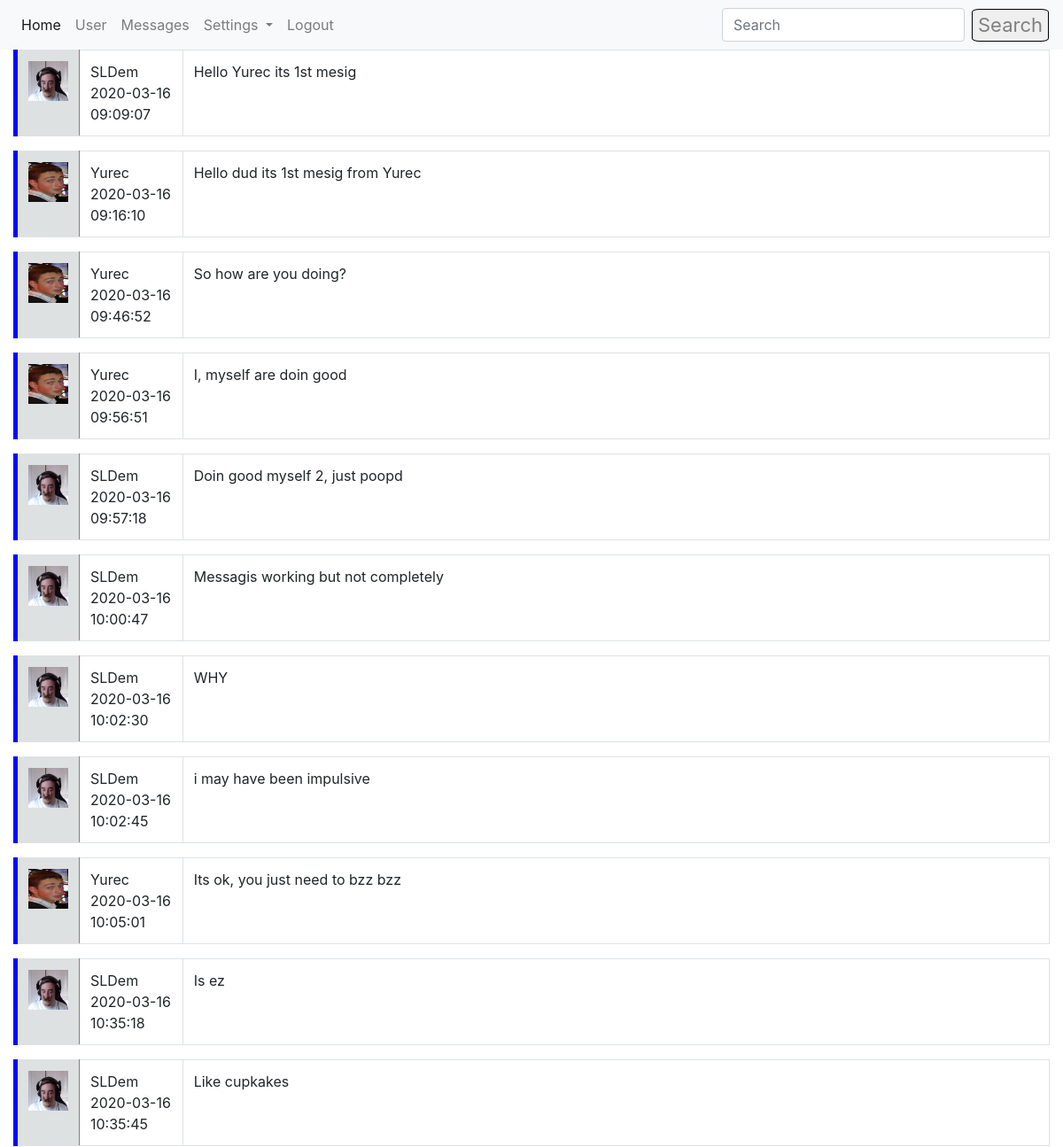
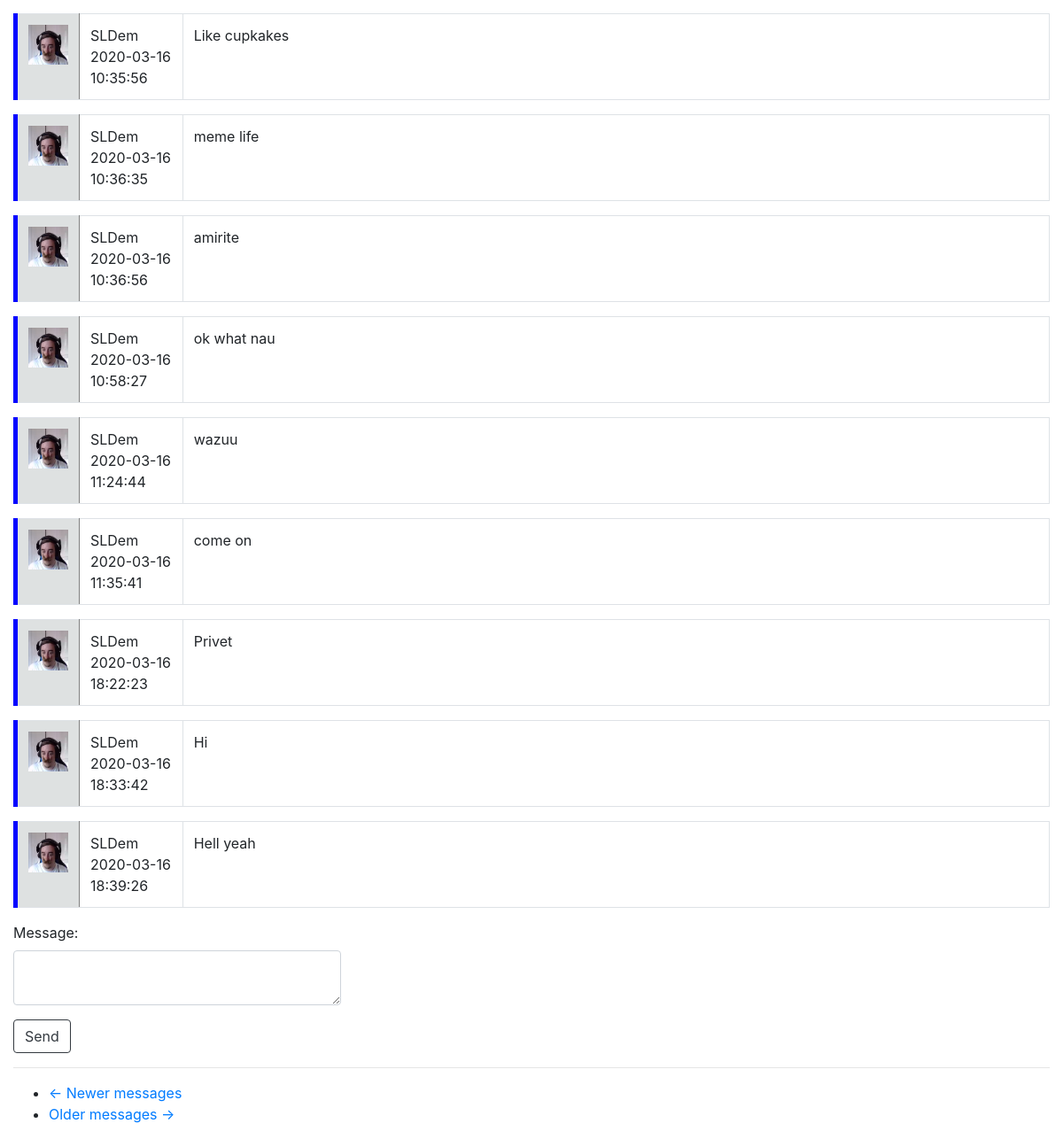
The page /private_messages/Yurec (signed in) on the database its author committed (2 pictures, top to bottom).
### app/models.py (models this page shows, shortened)
class Message(db.Model):
    id = db.Column(db.Integer, primary_key=True)
    sender_id = db.Column(db.Integer, db.ForeignKey('user.id'))
    recipient_id = db.Column(db.Integer, db.ForeignKey('user.id'))
    body = db.Column(db.String(140))
    timestamp = db.Column(db.DateTime, index=True, default=datetime.utcnow)

class User(UserMixin, db.Model):
    id = db.Column(db.Integer, primary_key=True)
    username = db.Column(db.String(64), index=True, unique=True)
    email = db.Column(db.String(124), index=True, unique=True)
    password_hash = db.Column(db.String(128))
    about_me = db.Column(db.String(1024))
    last_seen = db.Column(db.DateTime, default=datetime.utcnow())
    avatar_set = db.Column(db.Boolean, default=False)
    posts = db.relationship("Post", backref='author', lazy='dynamic')
    comments = db.relationship("Comment", backref='commenter', lazy='dynamic')
    followed = db.relationship(
        'User', secondary=followers,
        primaryjoin=(followers.c.follower_id == id),
        secondaryjoin=(followers.c.followed_id == id),
        backref=db.backref('followers', lazy='dynamic'), lazy='dynamic')
    liked = db.relationship(
        'PostLike',
        foreign_keys='PostLike.user_id',
        backref='user', lazy='dynamic')
    comment_liked = db.relationship(
        'CommentLike',
        foreign_keys='CommentLike.user_id',
        backref='user', lazy='dynamic')
    messages_sent = db.relationship(
        'Message',
        foreign_keys='Message.sender_id',
        backref='author', lazy='dynamic')
    messages_received = db.relationship(
        'Message',
        foreign_keys='Message.recipient_id',
        backref='recipient', lazy='dynamic')

### app/routes.py (the view, shortened to what this page needs)
@login_required
@app.route('/private_messages/<recipient>', methods=['POST', 'GET'])
def private_messages(recipient):
    recipient = User.query.filter_by(username=recipient).first_or_404()
    page = request.args.get('page', 1, type=int)
    received_messages = current_user.messages_received.filter_by(author=recipient)
    sent_messages = current_user.messages_sent.filter_by(recipient=recipient)
    messages = received_messages.union(sent_messages).order_by(Message.timestamp).paginate(page, 150, False)
    next_url = url_for('private_messages', page=messages.next_num) if messages.has_next else None
    prev_url = url_for('private_messages', page=messages.prev_num) if messages.has_prev else None
    form = MessageForm()
    return render_template('private_messages.html', title='Private Messages', recipient=recipient, form=form,
                           messages=messages.items, next_url=next_url, prev_url=prev_url)

### app/forms.py
class MessageForm(FlaskForm):
    message = TextAreaField("Message: ", validators=[DataRequired()])
    submit = SubmitField("Send")

### app/models.py (called while the page is built)
@login.user_loader
def load_user(id):
    return User.query.get(int(id))

### app/routes.py (called while the page is built)
@app.before_request
def before_request():
    if current_user.is_authenticated:
        current_user.last_seen = datetime.utcnow()
        db.session.commit()

### app/templates/private_messages.html
{% extends "base.html" %}
{% import "bootstrap/wtf.html" as wtf %}
{% block app_content %}
    {% for message in messages %}
        {% include "_message.html" %}
    {% endfor %}
    <div class="row">
        <div class="col-md-4">
            {{ wtf.quick_form(form, button_map={'submit':'btn btn-outline-dark'}) }}
        </div>
    </div>
    <hr>
    <nav aria-label="...">
        <ul class="pager">
            <li class="previous{% if not prev_url %} disabled{% endif %}">
                <a href="{{ prev_url or '#' }}">
                    <span aria-hidden="true">&larr;</span> Newer messages
                </a>
            </li>
            <li class="next{% if not next_url %} disabled{% endif %}">
                <a href="{{ next_url or '#' }}">
                    Older messages <span aria-hidden="true">&rarr;</span>
                </a>
            </li>
        </ul>
    </nav>
{% endblock %}

### app/templates/_message.html
{% import "bootstrap/wtf.html" as wtf %}
{% block app_content %}
<table class="table table-bordered" style="border-left: 5px solid; border-color: blue;">
    <tr>
        <td width="50px" style="background-color: #DEE1E1; border-right: 1px solid grey;">
            <a href="{{ url_for('user', username=message.author.username) }}">
                {% if message.author.avatar_set %}
                    <img height="45px" width="45px" src="{{ url_for('static', filename=message.author.username + '.jpg') }}">
                {% else %}
                    <img style="border-style: solid; border-radius: 10%; border-color: black; border-width: 1px; background-color: white;" src="{{ avatars.robohash(message.author.username, size='45') }}" />
                {% endif %}
            </a>
        </td>
        <td width="10%">{{message.author.username}} {{message.timestamp.replace(microsecond=0)}}</td>
        <td>{{message.body}}</td>
    </tr>
</table>
{% endblock %}

### rows shown on the page
Message: username (picture), author.username "SLDem", timestamp.replace "2020-03-16 09:09:07", body "Hello Yurec its 1st mesig"
Message: username (picture), author.username "Yurec", timestamp.replace "2020-03-16 09:16:10", body "Hello dud its 1st mesig from Yurec"
Message: username (picture), author.username "Yurec", timestamp.replace "2020-03-16 09:46:52", body "So how are you doing?"
Message: username (picture), author.username "Yurec", timestamp.replace "2020-03-16 09:56:51", body "I, myself are doin good"
Message: username (picture), author.username "SLDem", timestamp.replace "2020-03-16 09:57:18", body "Doin good myself 2, just poopd"
Message: username (picture), author.username "SLDem", timestamp.replace "2020-03-16 10:00:47", body "Messagis working but not completely"
Message: username (picture), author.username "SLDem", timestamp.replace "2020-03-16 10:02:30", body "WHY"
Message: username (picture), author.username "SLDem", timestamp.replace "2020-03-16 10:02:45", body "i may have been impulsive"
Message: username (picture), author.username "Yurec", timestamp.replace "2020-03-16 10:05:01", body "Its ok, you just need to bzz bzz"
Message: username (picture), author.username "SLDem", timestamp.replace "2020-03-16 10:35:18", body "Is ez"
Message: username (picture), author.username "SLDem", timestamp.replace "2020-03-16 10:35:45", body "Like cupkakes"
Message: username (picture), author.username "SLDem", timestamp.replace "2020-03-16 10:35:56", body "Like cupkakes"
Message: username (picture), author.username "SLDem", timestamp.replace "2020-03-16 10:36:35", body "meme life"
Message: username (picture), author.username "SLDem", timestamp.replace "2020-03-16 10:36:56", body "amirite"
Message: username (picture), author.username "SLDem", timestamp.replace "2020-03-16 10:58:27", body "ok what nau"
Message: username (picture), author.username "SLDem", timestamp.replace "2020-03-16 11:24:44", body "wazuu"
Message: username (picture), author.username "SLDem", timestamp.replace "2020-03-16 11:35:41", body "come on"
Message: username (picture), author.username "SLDem", timestamp.replace "2020-03-16 18:22:23", body "Privet"
Message: username (picture), author.username "SLDem", timestamp.replace "2020-03-16 18:33:42", body "Hi"
Message: username (picture), author.username "SLDem", timestamp.replace "2020-03-16 18:39:26", body "Hell yeah"
